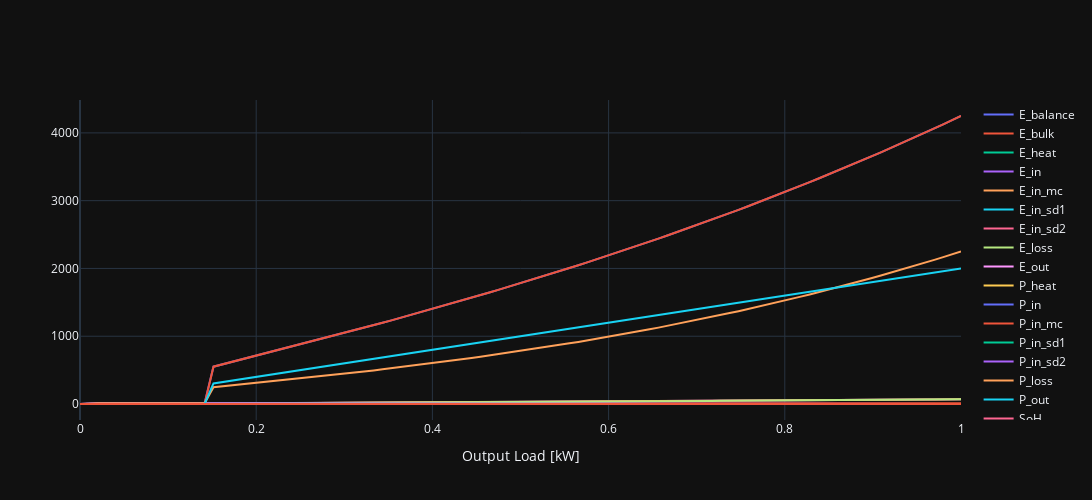

Notebook source saved alongside this figure:
### Markdown cell above
## Calculation of stationary states

### Code cell
# Result DataFrame Initialization
state_parms = [a for a in dir(ECCState()) if not a.startswith('__')]
df1 = pd.DataFrame(columns=state_parms)
df1.loc[0] = vars(ECCState())

# Run different stationary cases for target output load
targets = np.linspace(0, 1., 100)

for ct, t in enumerate(targets):
    # Initialization of component
    C1_state = ECCState()
    C1 = EnergyConversionComponent(par=component,
                                   ts=1,
                                   state=copy.deepcopy(C1_state))
    C1.step_action_stationary(t)
    df1.loc[ct + 1] = vars(C1.state)
    df1.loc[ct + 1, "Target"] = t

# Create traces
fig = go.Figure()

# Create traces
for cl in df1.columns:
    fig.add_trace(go.Scatter(x=df1.Target[1:], y=df1[cl][1:],
                             mode='lines',
                             name=cl))
fig.update_layout(xaxis_title="Output Load [kW]",
                  # yaxis_title="Y Axis Title",
                  )
fig.update_layout(
    autosize=False,
    width=1400,
    height=500)
fig.show()
